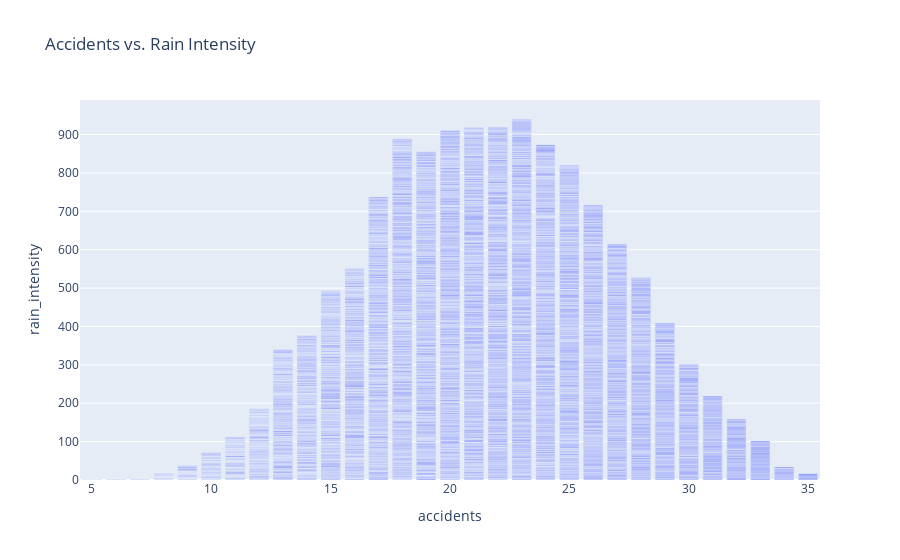

The code cell stored with this chart in its notebook:
### Code cell
fig = px.bar(df, x = 'accidents', y = 'rain_intensity', 
             title = 'Accidents vs. Rain Intensity')
fig.show()

### Figure 1 — Plotly figure (JSON) as saved in the notebook; plotly's stock layout.template omitted (floating-point values rounded to 4 significant figures; data arrays with more than 128 entries replaced by an {"elided": "..."} marker saying what was removed)
{"data": [{"hovertemplate": "accidents=%{x}<br>rain_intensity=%{y}<extra></extra>", "legendgroup": "", "marker": {"color": "#636efa", "pattern": {"shape": ""}}, "name": "", "orientation": "v", "showlegend": false, "textposition": "auto", "type": "bar", "x": {"elided": "8756 int values"}, "xaxis": "x", "y": {"elided": "8756 float values"}, "yaxis": "y"}], "layout": {"barmode": "relative", "legend": {"tracegroupgap": 0}, "title": {"text": "Accidents vs. Rain Intensity"}, "xaxis": {"anchor": "y", "domain": [0, 1], "title": {"text": "accidents"}}, "yaxis": {"anchor": "x", "domain": [0, 1], "title": {"text": "rain_intensity"}}}}
